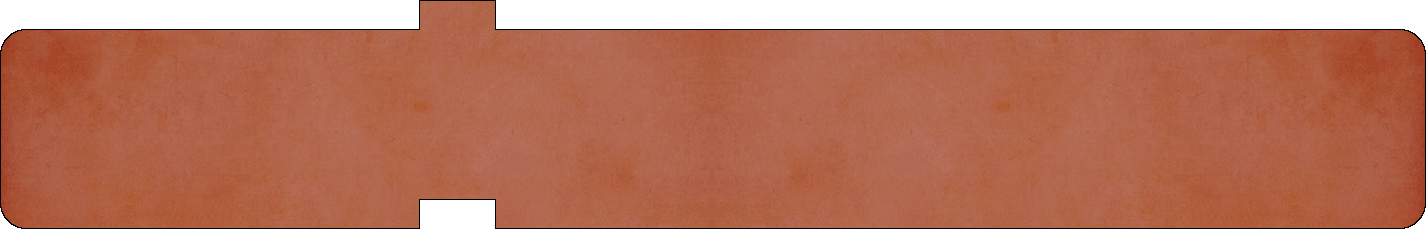
#> input picture assets/blocks/normalBlockRed.png, 1426 x 229 px
$ python main.py
#> lines starting #> are read from the running program, lines starting #| are printed output that depends on the picture
### classes/CodingBlock.py
from tkinter import Canvas, NW
from PIL import Image, ImageTk

blockID = 0


class Block:
    """Coding Block: is used to graphically display actions of code
        they can interract with each other, and form programms"""

    def __init__(self, posX: int, posY: int, w: int, h: int, bType: str, canvas: Canvas) -> None:
        self.width = w
        self.height = h
        self.x = posX - self.width/2
        self.y = posY - self.height/2
        self.canvasObjectsID = []

        self.defineType(bType)

        self.isFocused = False
        self.attachedTop = None
        self.attachedBottom = None

        self.attachPointsMale = [(0.32, -0.145)]  # temporary, will change
        self.attachPointsFemale = [(0.32, 0.855)]
        self.shadowBlock = None

        self.canvas = canvas

        global blockID
        self.id = "Block" + str(blockID)
        blockID += 1

    def defineType(self, bType: str):
        """definies and initiates variable according to type, like the image and the mana cost

        Args:
            bType (str): the type
        """
#> called with bType = 'fire_ball'

        # 114.5% height, because the little connecting square (on top) is 0.145 the height of the image
        h = int(self.height*1.148)

        if bType == "fire_ball":
            self.image = ImageTk.PhotoImage(Image.open(
                "assets/blocks/normalBlockRed.png").resize((self.width, h), Image.BICUBIC))
            self.cost = 100
            self.message = "Fire Ball"

        elif bType == "checker":
            self.image = ImageTk.PhotoImage(Image.open(
                "assets/blocks/normalBlockPurple.png").resize((self.width, h), Image.BICUBIC))
            self.cost = 1
            self.message = "Checker"

        elif bType == "ice_ahnilator":
            self.image = ImageTk.PhotoImage(Image.open(
                "assets/blocks/normalBlockBlue.png").resize((self.width, h), Image.BICUBIC))
            self.cost = 1000
            self.message = "Ice Ahnilator"

        else:
            self.image = ImageTk.PhotoImage(Image.open(
                "assets/blocks/normalBlockBlack.png").resize((self.width, h), Image.BICUBIC))
            self.cost = 0
            self.message = ""

    # [235 lines left out: functions visual_Update, delete_Visually, setX, setY, getX, getY and 10 more, not called in this run]

### classes/Keyboard_Handler.py
from tkinter import Tk


class Keyboard:

    def __init__(self, root: Tk) -> None:
        # varaible definition
        self.__keyPressed = None

        # binding fontions to root
        root.bind("<Key>", self.key_Pressed_Handler)

    # [21 lines left out: functions key_Pressed_Handler, getLastKeyPressed, not called in this run]

### classes/Mouse_Handler.py
from tkinter import Tk


class Mouse:

    def __init__(self, root: Tk) -> None:
        # variables definition
        self.isLeftClick = False
        self.isRightClick = False
        self.isMiddleClick = False
        self.x = 0
        self.y = 0

        self.movement = False

        # binding fontions to root
        root.bind("<ButtonPress>", self.button_Pressed_Handler)
        root.bind("<ButtonRelease>", self.button_Release_Handler)
        root.bind("<Motion>", self.movement_Handler)

    # [47 lines left out: functions button_Pressed_Handler, button_Release_Handler, movement_Handler, was_Movement, not called in this run]

### classes/Scene.py
# [3 lines that do not run on import are left out]
if __name__ == "classes.Scene":
    from classes.CodingBlock import Block
    from classes.Buttons import Button


def levels(canvas):
    return \
        {"test": [Block(900, 350, 200, 50, "fire_ball", canvas),
                  Block(700, 500, 200, 50, "ice_ahnilator", canvas),
                  Block(1000, 70, 200, 50, "checker", canvas),
                  Block(700, 200, 200, 50, "checker", canvas),
                  Button(50, 100, 200, 50, "Change Level",
                         ("level transition", "editor"), canvas),
                  Button(50, 250, 200, 50, "Fire Ball",
                         ("block creation", (200, 50, "fire_ball")), canvas)
                  ],

         "editor": [Block(200, 490, 200, 50, "fire_ball", canvas),
                    Block(300, 48, 200, 50, "fire_ball", canvas),
                    Block(400, 500, 200, 50, "checker", canvas),
                    Block(500, 200, 200, 50, "checker", canvas),
                    Block(700, 500, 200, 50, "ice_ahnilator", canvas),
                    Block(150, 126, 200, 50, "ice_ahnilator", canvas),
                    Block(400, 1000, 200, 50, "ice_ahnilator", canvas),
                    Block(1200, 70, 200, 50, "sledkhjgb", canvas),
                    Block(300, 489, 200, 50, "sledkhjgb", canvas),
                    Block(700, 73, 200, 50, "sledkhjgb", canvas)]}
#> call 2 of defineType, with bType = 'ice_ahnilator'
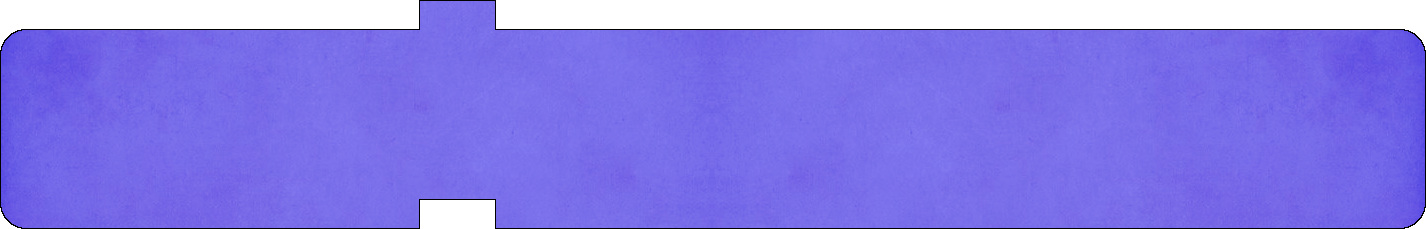
#> input picture assets/blocks/normalBlockBlue.png, 1426 x 229 px
#> call 3 of defineType, with bType = 'checker'
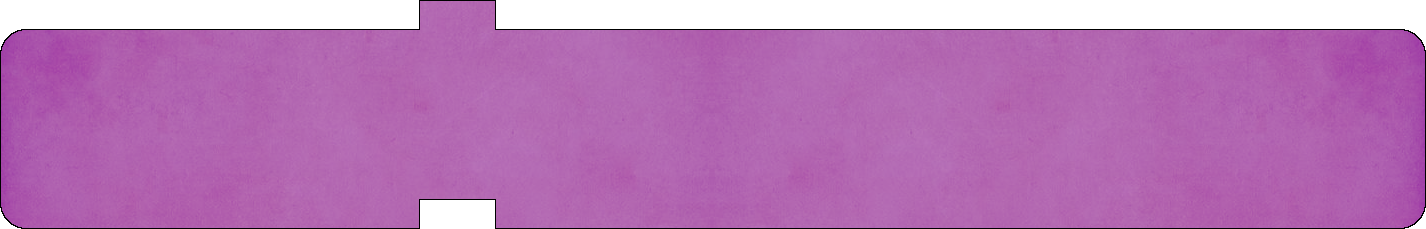
#> input picture assets/blocks/normalBlockPurple.png, 1426 x 229 px


class Scene:
    """Stores, indexes and load every displayed object
    """

    def __init__(self, levelName: str, canvas) -> None:
        # variables definition
        self.displayedBlocks = []
        self.focusedBlock = None

        self.displayedButtons = []

        # define levels
        self.levels = levels(canvas)

        # load level
        self.loadLevel(levelName, canvas)

    # [59 lines left out: functions loadLevel, add_Object, delete_Object, not called in this run]

### classes/Buttons.py
from PIL import Image, ImageTk
from tkinter import Canvas, NW
# [2 lines that do not run on import are left out]
if __name__ == "classes.Buttons":
    from classes.CodingBlock import Block


buttonID = 0


class Button:

    def __init__(self, x: int, y: int, width: int, height: int, message: str, buttonType: tuple, canvas: Canvas) -> None:
        # variables defnition
        self.x = x
        self.y = y
        self.width = width
        self.height = height
        self.canvasObjectsID = []

        self.isFocused = False
        self.isClicked = False

        self.font = ("Arial", 20, "normal")
        self.message = message

        self.canvas = canvas

        self.typeAssignement(buttonType)

        global buttonID
        self.id = "Button" + str(buttonID)
        buttonID += 1

    def typeAssignement(self, buttonType: str):
        """A function that defines the button type, and the skin it
        should have according to its type

        Args:
            buttonType (str): the type of the button
        """

        # defining images and behaviour according to button type
        if buttonType[0] == "level transition":
            self.type = "level_transition"
            self.level = buttonType[1]

#> (the run stopped early here; a loop or call above may not have finished)
